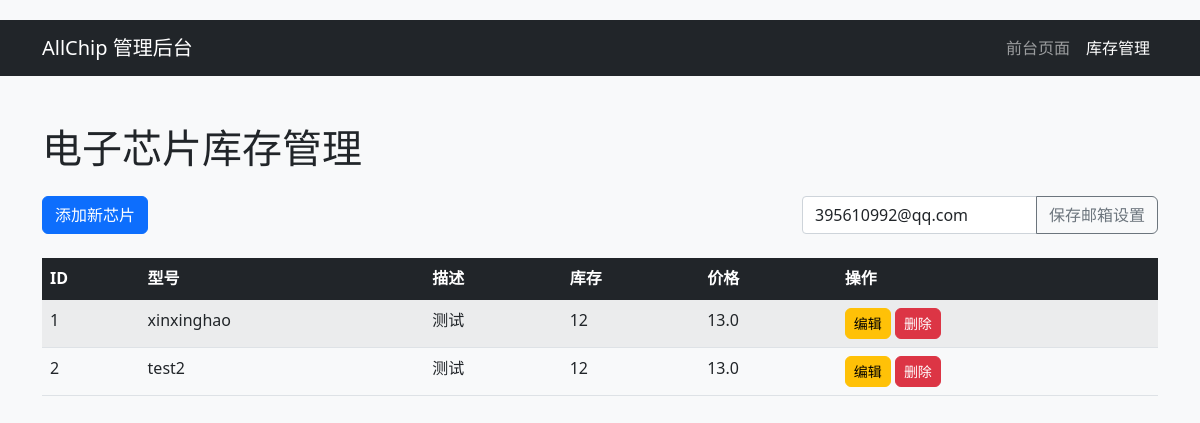
Before: /admin (signed in) with the older database file.
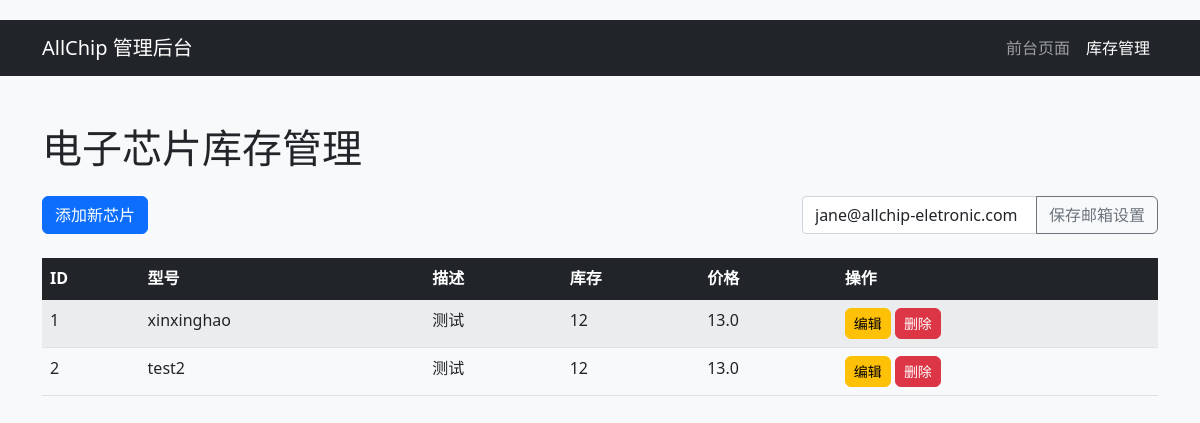
After: the same page with the newer database file.
### app.py (models this page shows, shortened)
class Setting(db.Model):
    id = db.Column(db.Integer, primary_key=True)
    key = db.Column(db.String(50), unique=True, nullable=False)
    value = db.Column(db.String(200), nullable=False)

class Chip(db.Model):
    id = db.Column(db.Integer, primary_key=True)
    model = db.Column(db.String(64), index=True, unique=True, nullable=False)
    description = db.Column(db.String(200))
    stock = db.Column(db.Integer, default=0)
    price = db.Column(db.Float, default=0.0)

### app.py (the view)
@app.route('/admin')
def admin_dashboard():
    if not session.get('admin_logged_in'):
        return redirect(url_for('admin_login'))
    chips = Chip.query.all()
    email_form = EmailSettingForm()
    setting = Setting.query.filter_by(key='email_recipient').first()
    if setting:
        email_form.email.data = setting.value
    return render_template('admin.html', chips=chips, email_form=email_form)

### app.py
class EmailSettingForm(FlaskForm):
    email = EmailField('接收邮件的邮箱', validators=[DataRequired(), Email()])

### templates/admin.html (shortened to what this page needs)
<!DOCTYPE html>
<html lang="zh-CN">
<head>
    <link href="https://cdn.jsdelivr.net/npm/bootstrap@5.1.3/dist/css/bootstrap.min.css" rel="stylesheet">
    <link rel="stylesheet" href="{{ url_for('static', filename='css/style.css') }}">
</head>
<body>
    <nav class="navbar navbar-expand-lg navbar-dark bg-dark">
        <div class="container">
            <a class="navbar-brand" href="#">AllChip 管理后台</a>
            <div class="collapse navbar-collapse">
                <ul class="navbar-nav ms-auto">
                    <li class="nav-item">
                        <a class="nav-link" href="{{ url_for('index') }}">前台页面</a>
                    </li>
                    <li class="nav-item">
                        <a class="nav-link active" href="#">库存管理</a>
                    </li>
                </ul>
            </div>
        </div>
    </nav>
    <div class="container mt-5">
        <h1 class="mb-4">电子芯片库存管理</h1>
        <div class="row mb-4">
            <div class="col-md-8">
                <button class="btn btn-primary" data-bs-toggle="modal" data-bs-target="#addChipModal">
                     添加新芯片
                </button>
            </div>
            <div class="col-md-4">
                <form id="emailSettingsForm">
                    <div class="input-group">
                        <input type="email" class="form-control" id="email" name="email"
                               value="{{ email_form.email.data }}" required>
                        <button class="btn btn-outline-secondary" type="submit">保存邮箱设置</button>
                    </div>
                </form>
            </div>
        </div>
        <div class="table-responsive">
            <table class="table table-striped table-hover">
                <thead class="table-dark">
                    <tr>
                        <th>ID</th>
                        <th>型号</th>
                        <th>描述</th>
                        <th>库存</th>
                        <th>价格</th>
                        <th>操作</th>
                    </tr>
                </thead>
                <tbody>
                    {% for chip in chips %}
                    <tr id="chip-{{ chip.id }}">
                        <td>{{ chip.id }}</td>
                        <td>{{ chip.model }}</td>
                        <td>{{ chip.description }}</td>
                        <td>{{ chip.stock }}</td>
                        <td>{{ chip.price | round(2) }}</td>
                        <td>
                            <button class="btn btn-sm btn-warning edit-chip" data-id="{{ chip.id }}">
                                 编辑
                            </button>
                            <button class="btn btn-sm btn-danger delete-chip" data-id="{{ chip.id }}">
                                 删除
                            </button>
                        </td>
                    </tr>
                    {% endfor %}
                </tbody>
            </table>
        </div>
    </div>
</body>
</html>

### static/css/style.css (style rules this page uses)
body { padding-top: 20px; padding-bottom: 20px; background-color: #f8f9fa; }
.btn { border-radius: 6px; }

Changed rows visible on the page:
changed Setting: email "395610992@qq.com" → "jane@allchip-eletronic.com"
